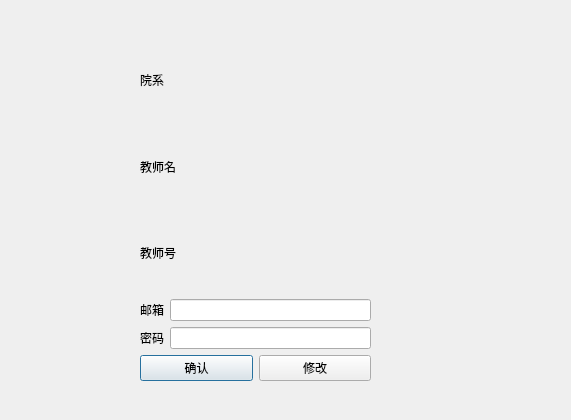
<?xml version="1.0" encoding="UTF-8"?>
<ui version="4.0">
 <class>TeacherInfoDialog</class>
 <widget class="QDialog" name="TeacherInfoDialog">
  <property name="geometry">
   <rect>
    <x>0</x>
    <y>0</y>
    <width>571</width>
    <height>420</height>
   </rect>
  </property>
  <property name="windowTitle">
   <string>Dialog</string>
  </property>
  <widget class="QWidget" name="layoutWidget">
   <property name="geometry">
    <rect>
     <x>140</x>
     <y>40</y>
     <width>231</width>
     <height>341</height>
    </rect>
   </property>
   <layout class="QVBoxLayout" name="verticalLayout_2">
    <item>
     <layout class="QHBoxLayout" name="horizontalLayout">
      <item>
       <widget class="QLabel" name="label_4">
        <property name="text">
         <string>院系</string>
        </property>
       </widget>
      </item>
      <item>
       <widget class="QLabel" name="tdept_label">
        <property name="text">
         <string/>
        </property>
       </widget>
      </item>
     </layout>
    </item>
    <item>
     <layout class="QHBoxLayout" name="horizontalLayout_2">
      <item>
       <widget class="QLabel" name="label_5">
        <property name="text">
         <string>教师名</string>
        </property>
       </widget>
      </item>
      <item>
       <widget class="QLabel" name="tname_label">
        <property name="text">
         <string/>
        </property>
       </widget>
      </item>
     </layout>
    </item>
    <item>
     <layout class="QHBoxLayout" name="horizontalLayout_3">
      <item>
       <widget class="QLabel" name="label">
        <property name="text">
         <string>教师号</string>
        </property>
       </widget>
      </item>
      <item>
       <widget class="QLabel" name="tno_label">
        <property name="text">
         <string/>
        </property>
       </widget>
      </item>
     </layout>
    </item>
    <item>
     <layout class="QHBoxLayout" name="horizontalLayout_4">
      <item>
       <widget class="QLabel" name="label_2">
        <property name="text">
         <string>邮箱</string>
        </property>
       </widget>
      </item>
      <item>
       <widget class="QLineEdit" name="temail_edit"/>
      </item>
     </layout>
    </item>
    <item>
     <layout class="QHBoxLayout" name="horizontalLayout_5">
      <item>
       <widget class="QLabel" name="label_3">
        <property name="text">
         <string>密码</string>
        </property>
       </widget>
      </item>
      <item>
       <widget class="QLineEdit" name="tpwd_eidt">
        <property name="echoMode">
         <enum>QLineEdit::Password</enum>
        </property>
       </widget>
      </item>
     </layout>
    </item>
    <item>
     <layout class="QHBoxLayout" name="horizontalLayout_6">
      <item>
       <widget class="QPushButton" name="teacher_confirm_btn">
        <property name="text">
         <string>确认</string>
        </property>
       </widget>
      </item>
      <item>
       <widget class="QPushButton" name="teacher_modify_btn">
        <property name="text">
         <string>修改</string>
        </property>
       </widget>
      </item>
     </layout>
    </item>
   </layout>
  </widget>
 </widget>
 <resources/>
 <connections/>
</ui>
